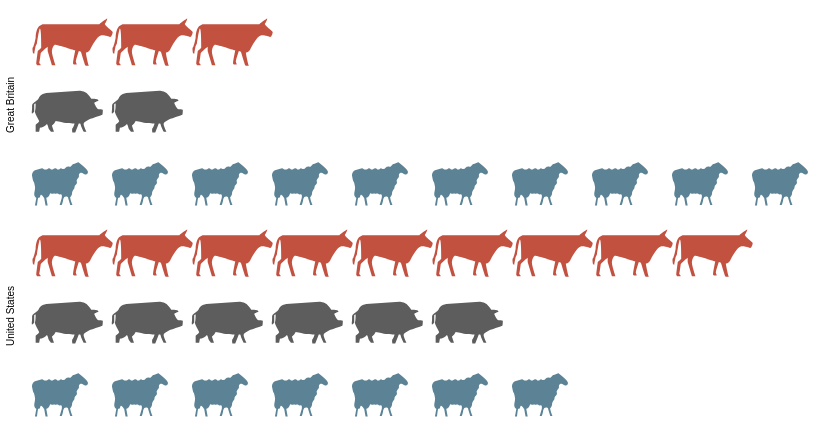

The specification (Vega-Lite) saved for this image:
### Vega specification from a JSON file in a GitHub repository (floating-point values rounded to 4 significant figures)
{"$schema": "https://vega.github.io/schema/vega/v4.json", "autosize": "pad", "padding": 5, "data": [{"name": "source_0", "values": [{"country": "Great Britain", "animal": "cattle", "col": 3}, {"country": "Great Britain", "animal": "cattle", "col": 2}, {"country": "Great Britain", "animal": "cattle", "col": 1}, {"country": "Great Britain", "animal": "pigs", "col": 2}, {"country": "Great Britain", "animal": "pigs", "col": 1}, {"country": "Great Britain", "animal": "sheep", "col": 10}, {"country": "Great Britain", "animal": "sheep", "col": 9}, {"country": "Great Britain", "animal": "sheep", "col": 8}, {"country": "Great Britain", "animal": "sheep", "col": 7}, {"country": "Great Britain", "animal": "sheep", "col": 6}, {"country": "Great Britain", "animal": "sheep", "col": 5}, {"country": "Great Britain", "animal": "sheep", "col": 4}, {"country": "Great Britain", "animal": "sheep", "col": 3}, {"country": "Great Britain", "animal": "sheep", "col": 2}, {"country": "Great Britain", "animal": "sheep", "col": 1}, {"country": "United States", "animal": "cattle", "col": 9}, {"country": "United States", "animal": "cattle", "col": 8}, {"country": "United States", "animal": "cattle", "col": 7}, {"country": "United States", "animal": "cattle", "col": 6}, {"country": "United States", "animal": "cattle", "col": 5}, {"country": "United States", "animal": "cattle", "col": 4}, {"country": "United States", "animal": "cattle", "col": 3}, {"country": "United States", "animal": "cattle", "col": 2}, {"country": "United States", "animal": "cattle", "col": 1}, {"country": "United States", "animal": "pigs", "col": 6}, {"country": "United States", "animal": "pigs", "col": 5}, {"country": "United States", "animal": "pigs", "col": 4}, {"country": "United States", "animal": "pigs", "col": 3}, {"country": "United States", "animal": "pigs", "col": 2}, {"country": "United States", "animal": "pigs", "col": 1}, {"country": "United States", "animal": "sheep", "col": 7}, {"country": "United States", "animal": "sheep", "col": 6}, {"country": "United States", "animal": "sheep", "col": 5}, {"country": "United States", "animal": "sheep", "col": 4}, {"country": "United States", "animal": "sheep", "col": 3}, {"country": "United States", "animal": "sheep", "col": 2}, {"country": "United States", "animal": "sheep", "col": 1}]}, {"name": "row_domain", "source": "source_0", "transform": [{"type": "aggregate", "groupby": ["country"]}]}], "signals": [{"name": "child_width", "value": 800}, {"name": "child_height", "value": 200}], "layout": {"padding": {"row": 10, "column": 10}, "columns": 1, "bounds": "full", "align": "all"}, "marks": [{"name": "row_header", "type": "group", "role": "row-header", "from": {"data": "row_domain"}, "sort": {"field": "datum[\"country\"]", "order": "ascending"}, "title": {"text": {"signal": "''+parent[\"country\"]"}, "offset": 10, "orient": "left", "style": "guide-label", "baseline": "middle"}, "encode": {"update": {"height": {"signal": "child_height"}}}}, {"name": "cell", "type": "group", "style": "cell", "from": {"facet": {"name": "facet", "data": "source_0", "groupby": ["country"]}}, "sort": {"field": ["datum[\"country\"]"], "order": ["ascending"]}, "encode": {"update": {"width": {"signal": "child_width"}, "height": {"signal": "child_height"}}}, "marks": [{"name": "child_marks", "type": "symbol", "style": ["point"], "from": {"data": "facet"}, "encode": {"update": {"opacity": {"value": 1}, "fill": {"scale": "color", "field": "animal"}, "tooltip": {"signal": "{\"col\": ''+datum[\"col\"], \"animal\": ''+datum[\"animal\"]}"}, "x": {"scale": "x", "field": "col"}, "y": {"scale": "y", "field": "animal"}, "size": {"value": 200}, "shape": {"scale": "shape", "field": "animal"}}}}]}], "scales": [{"name": "x", "type": "point", "domain": {"data": "source_0", "field": "col", "sort": true}, "range": [0, {"signal": "child_width"}], "padding": 0.5}, {"name": "y", "type": "point", "domain": {"data": "source_0", "field": "animal", "sort": true}, "range": [0, {"signal": "child_height"}], "padding": 0.5}, {"name": "color", "type": "ordinal", "domain": ["person", "cattle", "pigs", "sheep"], "range": ["rgb(162,160,152)", "rgb(194,81,64)", "rgb(93,93,93)", "rgb(91,131,149)"]}, {"name": "shape", "type": "ordinal", "domain": ["person", "cattle", "pigs", "sheep"], "range": ["M1.7 -1.7h-0.8c0.3 -0.2 0.6 -0.5 0.6 -0.9c0 -0.6 -0.4 -1 -1 -1c-0.6 0 -1 0.4 -1 1c0 0.4 0.2 0.7 0.6 0.9h-0.8c-0.4 0 -0.7 0.3 -0.7 0.6v1.9c0 0.3 0.3 0.6 0.6 0.6h0.2c0 0 0 0.1 0 0.1v1.9c0 0.3 0.2 0.6 0.3 0.6h1.3c0.2 0 0.3 -0.3 0.3 -0.6v-1.8c0 0 0 -0.1 0 -0.1h0.2c0.3 0 0.6 -0.3 0.6 -0.6v-2c0.2 -0.3 -0.1 -0.6 -0.4 -0.6z", "M4 -2c0 0 0.9 -0.7 1.1 -0.8c0.1 -0.1 -0.1 0.5 -0.3 0.7c-0.2 0.2 1.1 1.1 1.1 1.2c0 0.2 -0.2 0.8 -0.4 0.7c-0.1 0 -0.8 -0.3 -1.3 -0.2c-0.5 0.1 -1.3 1.6 -1.5 2c-0.3 0.4 -0.6 0.4 -0.6 0.4c0 0.1 0.3 1.7 0.4 1.8c0.1 0.1 -0.4 0.1 -0.5 0c0 0 -0.6 -1.9 -0.6 -1.9c-0.1 0 -0.3 -0.1 -0.3 -0.1c0 0.1 -0.5 1.4 -0.4 1.6c0.1 0.2 0.1 0.3 0.1 0.3c0 0 -0.4 0 -0.4 0c0 0 -0.2 -0.1 -0.1 -0.3c0 -0.2 0.3 -1.7 0.3 -1.7c0 0 -2.8 -0.9 -2.9 -0.8c-0.2 0.1 -0.4 0.6 -0.4 1c0 0.4 0.5 1.9 0.5 1.9l-0.5 0l-0.6 -2l0 -0.6c0 0 -1 0.8 -1 1c0 0.2 -0.2 1.3 -0.2 1.3c0 0 0.3 0.3 0.2 0.3c0 0 -0.5 0 -0.5 0c0 0 -0.2 -0.2 -0.1 -0.4c0 -0.1 0.2 -1.6 0.2 -1.6c0 0 0.5 -0.4 0.5 -0.5c0 -0.1 0 -2.7 -0.2 -2.7c-0.1 0 -0.4 2 -0.4 2c0 0 0 0.2 -0.2 0.5c-0.1 0.4 -0.2 1.1 -0.2 1.1c0 0 -0.2 -0.1 -0.2 -0.2c0 -0.1 -0.1 -0.7 0 -0.7c0.1 -0.1 0.3 -0.8 0.4 -1.4c0 -0.6 0.2 -1.3 0.4 -1.5c0.1 -0.2 0.6 -0.4 0.6 -0.4z", "M1.2 -2c0 0 0.7 0 1.2 0.5c0.5 0.5 0.4 0.6 0.5 0.6c0.1 0 0.7 0 0.8 0.1c0.1 0 0.2 0.2 0.2 0.2c0 0 -0.6 0.2 -0.6 0.3c0 0.1 0.4 0.9 0.6 0.9c0.1 0 0.6 0 0.6 0.1c0 0.1 0 0.7 -0.1 0.7c-0.1 0 -1.2 0.4 -1.5 0.5c-0.3 0.1 -1.1 0.5 -1.1 0.7c-0.1 0.2 0.4 1.2 0.4 1.2l-0.4 0c0 0 -0.4 -0.8 -0.4 -0.9c0 -0.1 -0.1 -0.3 -0.1 -0.3l-0.2 0l-0.5 1.3l-0.4 0c0 0 -0.1 -0.4 0 -0.6c0.1 -0.1 0.3 -0.6 0.3 -0.7c0 0 -0.8 0 -1.5 -0.1c-0.7 -0.1 -1.2 -0.3 -1.2 -0.2c0 0.1 -0.4 0.6 -0.5 0.6c0 0 0.3 0.9 0.3 0.9l-0.4 0c0 0 -0.4 -0.5 -0.4 -0.6c0 -0.1 -0.2 -0.6 -0.2 -0.5c0 0 -0.4 0.4 -0.6 0.4c-0.2 0.1 -0.4 0.1 -0.4 0.1c0 0 -0.1 0.6 -0.1 0.6l-0.5 0l0 -1c0 0 0.5 -0.4 0.5 -0.5c0 -0.1 -0.7 -1.2 -0.6 -1.4c0.1 -0.1 0.1 -1.1 0.1 -1.1c0 0 -0.2 0.1 -0.2 0.1c0 0 0 0.9 0 1c0 0.1 -0.2 0.3 -0.3 0.3c-0.1 0 0 -0.5 0 -0.9c0 -0.4 0 -0.4 0.2 -0.6c0.2 -0.2 0.6 -0.3 0.8 -0.8c0.3 -0.5 1 -0.6 1 -0.6z", "M-4.1 -0.5c0.2 0 0.2 0.2 0.5 0.2c0.3 0 0.3 -0.2 0.5 -0.2c0.2 0 0.2 0.2 0.4 0.2c0.2 0 0.2 -0.2 0.5 -0.2c0.2 0 0.2 0.2 0.4 0.2c0.2 0 0.2 -0.2 0.4 -0.2c0.1 0 0.2 0.2 0.4 0.1c0.2 0 0.2 -0.2 0.4 -0.3c0.1 0 0.1 -0.1 0.4 0c0.3 0 0.3 -0.4 0.6 -0.4c0.3 0 0.6 -0.3 0.7 -0.2c0.1 0.1 1.4 1 1.3 1.4c-0.1 0.4 -0.3 0.3 -0.4 0.3c-0.1 0 -0.5 -0.4 -0.7 -0.2c-0.3 0.2 -0.1 0.4 -0.2 0.6c-0.1 0.1 -0.2 0.2 -0.3 0.4c0 0.2 0.1 0.3 0 0.5c-0.1 0.2 -0.3 0.2 -0.3 0.5c0 0.3 -0.2 0.3 -0.3 0.6c-0.1 0.2 0 0.3 -0.1 0.5c-0.1 0.2 -0.1 0.2 -0.2 0.3c-0.1 0.1 0.3 1.1 0.3 1.1l-0.3 0c0 0 -0.3 -0.9 -0.3 -1c0 -0.1 -0.1 -0.2 -0.3 -0.2c-0.2 0 -0.3 0.1 -0.4 0.4c0 0.3 -0.2 0.8 -0.2 0.8l-0.3 0l0.3 -1c0 0 0.1 -0.6 -0.2 -0.5c-0.3 0.1 -0.2 -0.1 -0.4 -0.1c-0.2 -0.1 -0.3 0.1 -0.4 0c-0.2 -0.1 -0.3 0.1 -0.5 0c-0.2 -0.1 -0.1 0 -0.3 0.3c-0.2 0.3 -0.4 0.3 -0.4 0.3l0.2 1.1l-0.3 0l-0.2 -1.1c0 0 -0.4 -0.6 -0.5 -0.4c-0.1 0.3 -0.1 0.4 -0.3 0.4c-0.1 -0.1 -0.2 1.1 -0.2 1.1l-0.3 0l0.2 -1.1c0 0 -0.3 -0.1 -0.3 -0.5c0 -0.3 0.1 -0.5 0.1 -0.7c0.1 -0.2 -0.1 -1 -0.2 -1.1c-0.1 -0.2 -0.2 -0.8 -0.2 -0.8c0 0 -0.1 -0.5 0.4 -0.8z"]}], "config": {"axisY": {"minExtent": 30}, "legend": {"gradientLength": 185}, "style": {"cell": {"stroke": ""}}}}
